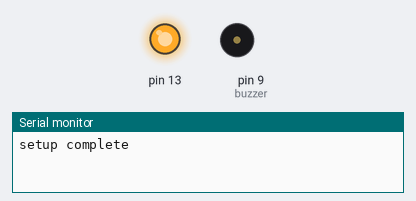
This sketch was run on a simulated Arduino Uno, built with avr-gcc and run on an emulated ATmega328P. Parts: output pins drawn as LEDs (lit = HIGH), buzzer (waves = sounding), the last lines printed to the serial monitor. At 4.0 s the program stops and its outputs stay as they are.

Above: at 0.1 s.
At 2.1 s:
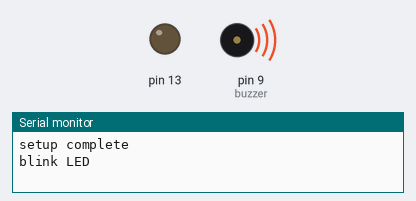
At 3.1 s:
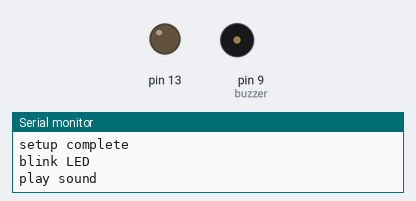
Timing chart, 0 to 4.6 s (numbered marks = the images above):
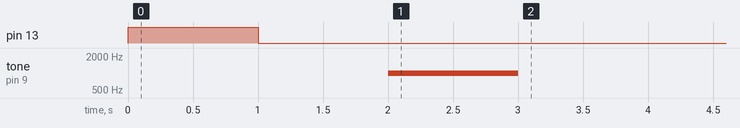

The sketch:

buzzlight.ino
```cpp
// this code tells an LED and buzzer to work together.

//buzzer to arduino pin 9
const int buzzer = 9;

void setup() {
// setup pin 13 as an output for the LED
pinMode(13, OUTPUT);

//set up pin 9 as buzzer
pinMode(buzzer, OUTPUT); // Set buzzer - pin 9 as an output

//sets up your serial monitor
Serial.begin(9600);

}

//this code will stop your program
void shutdown()
{
 Serial.println("Program End");  // message to serial monitor
 while(1);
}


void loop() {
  Serial.println("setup complete"); // send message to serial monitor

  digitalWrite(13, HIGH);   // set the LED on
  delay(1000);              // wait for a second
  Serial.println("blink LED"); // send message to serial monitor
  digitalWrite(13, LOW);    // set the LED off
  delay(1000);              // wait for a second


  tone(buzzer, 1000); // Send 1KHz sound signal
  delay(1000);        // wait for a second
  Serial.println("play sound"); // send message to serial monitor
  noTone(buzzer);     // Stop sound
  delay(1000);         // wait for a second


  shutdown(); //shutdown program

  }
```

Measured:
- by itself, pin 13: LOW → HIGH at 0.00 s, → LOW 1.0 s later
- by itself, tone on pin 9 (buzzer): silent → 1000 Hz at 2.0 s, → silent 1.0 s later
